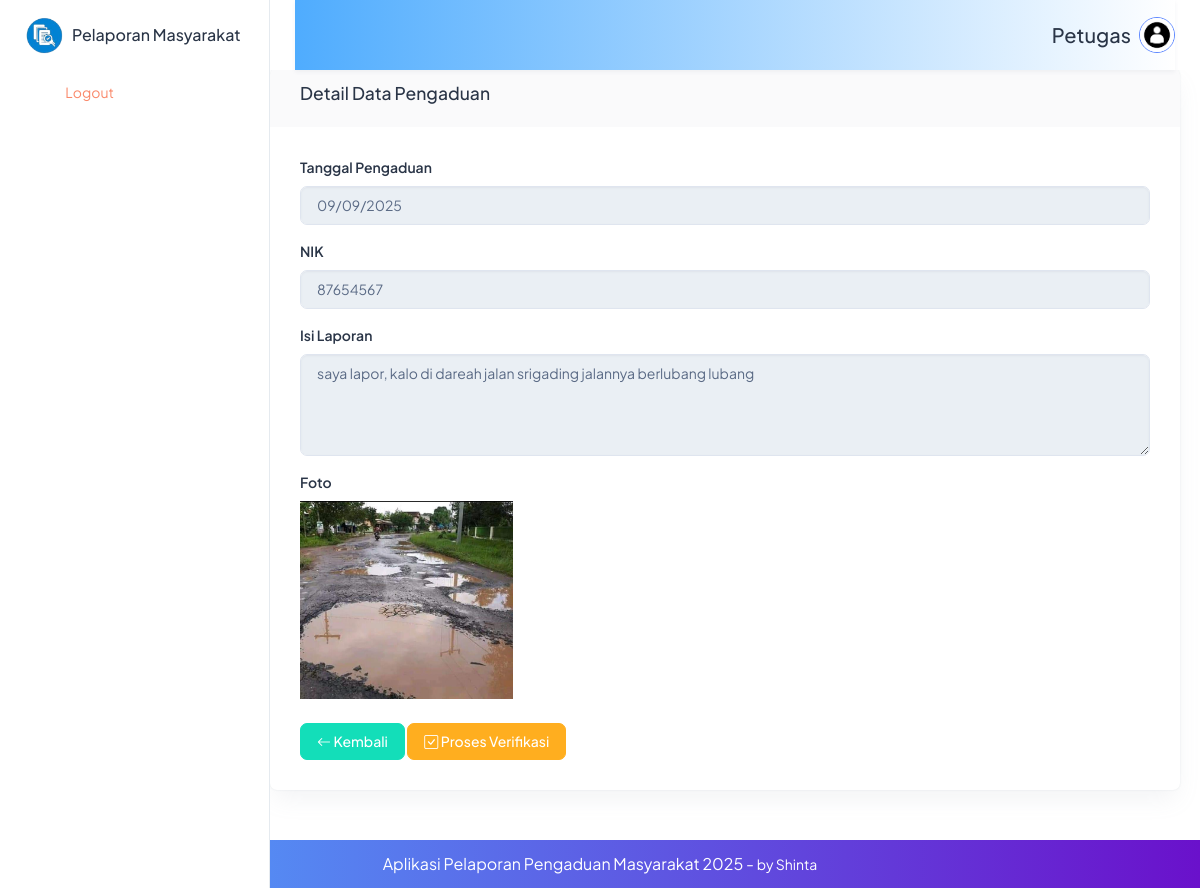
Screenshot of /backend/pages/pengaduan/detail.php?id=4 with the database file from the repository.
### tables this page shows
CREATE TABLE `pengaduan` (
  `id_pengaduan` int NOT NULL,
  `tgl_pengaduan` date DEFAULT NULL,
  `nik` char(16) DEFAULT NULL,
  `isi_laporan` text,
  `foto` varchar(255) DEFAULT NULL,
  `status` enum('0','proses','selesai') DEFAULT NULL
);

### backend/actions/pengaduan/show.php (called while the page is built, shortened)
<?php
require_once __DIR__ . '/../../../config/connection.php';
$id = intval($_GET['id']);
$qSelect = "SELECT * FROM pengaduan WHERE id_pengaduan = '$id'";
$result = mysqli_query($connect, $qSelect) or die("Query error: " . mysqli_error($connect));
$pengaduan = $result->fetch_object();
?>

### backend/pages/pengaduan/detail.php (the view, shortened to what this page needs)
<?php
include '../../partials/header.php';
include '../../partials/sidebar.php';
include '../../partials/navbar.php';
include '../../actions/pengaduan/show.php';
?>
<div class="content-wrapper">
    <div class="row">
        <div class="col-12">
            <div class="card">
                <div class="card-header">
                    <h5>Detail Data Pengaduan</h5>
                </div>
                <div class="card-body">
                    <form>
                        <div class="mb-3">
                            <label class="form-label">Tanggal Pengaduan</label>
                            <input type="date" class="form-control" value="<?= htmlspecialchars($pengaduan->tgl_pengaduan) ?>" disabled>
                        </div>
                        <div class="mb-3">
                            <label class="form-label">NIK</label>
                            <input type="text" class="form-control" value="<?= htmlspecialchars($pengaduan->nik) ?>" disabled>
                        </div>
                        <div class="mb-3">
                            <label class="form-label">Isi Laporan</label>
                            <textarea class="form-control" rows="4" disabled><?= htmlspecialchars($pengaduan->isi_laporan) ?></textarea>
                        </div>
                        <div class="mb-3">
                            <label class="form-label">Foto</label><br>
                            <?php if (!empty($pengaduan->foto)): ?>
                                <img class="w-25 mb-2" src="../../../storages/pengaduan/<?= $pengaduan->foto ?>" alt="Foto Pengaduan">
                            <?php else: ?>
                                <p class="text-muted">Tidak ada foto</p>
                            <?php endif; ?>
                        </div>
                        <a href="../../pages/pengaduan/index.php" class="btn btn-success">
                            <i class="bi bi-arrow-left"></i> Kembali
                        </a>
                        <a href="../../actions/pengaduan/verify.php?id=<?= $pengaduan->id_pengaduan ?>"
                            class="btn btn-warning">
                            <i class="bi bi-check-square"></i> Proses Verifikasi
                        </a>
                    </form>
                </div>
            </div>
        </div>
    </div>
</div>
<?php
include '../../partials/footer.php';
include '../../partials/script.php';
?>

### backend/pages/pengaduan/detail.php (style rules this page uses)
.content-wrapper { margin-left: 250px; padding: 20px; }

### rows the page displays
pengaduan: tgl_pengaduan "09/09/2025", nik "87654567", isi_laporan "saya lapor, kalo di dareah jalan srigading jalannya berlubang lubang", foto (picture)

### other values shown
$_SESSION['username'] "Petugas"
